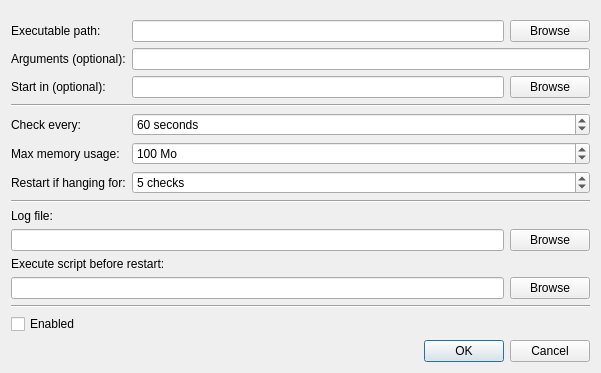
<?xml version="1.0" encoding="UTF-8"?>
<ui version="4.0">
 <class>EditProgramDialog</class>
 <widget class="QDialog" name="EditProgramDialog">
  <property name="geometry">
   <rect>
    <x>0</x>
    <y>0</y>
    <width>601</width>
    <height>372</height>
   </rect>
  </property>
  <property name="sizePolicy">
   <sizepolicy hsizetype="Fixed" vsizetype="Fixed">
    <horstretch>0</horstretch>
    <verstretch>0</verstretch>
   </sizepolicy>
  </property>
  <property name="windowTitle">
   <string>Edit program</string>
  </property>
  <property name="windowIcon">
   <iconset resource="../resources/resources.qrc">
    <normaloff>:/icon/FUP_icon_white.png</normaloff>:/icon/FUP_icon_white.png</iconset>
  </property>
  <layout class="QFormLayout" name="formLayout_3">
   <item row="0" column="0">
    <widget class="Line" name="line_3">
     <property name="orientation">
      <enum>Qt::Horizontal</enum>
     </property>
    </widget>
   </item>
   <item row="1" column="0">
    <widget class="QLabel" name="label_2">
     <property name="font">
      <font>
       <weight>50</weight>
       <bold>false</bold>
      </font>
     </property>
     <property name="text">
      <string>Executable path:</string>
     </property>
    </widget>
   </item>
   <item row="1" column="1">
    <layout class="QHBoxLayout" name="horizontalLayout_2">
     <item>
      <widget class="QLineEdit" name="txtExePath">
       <property name="font">
        <font>
         <weight>50</weight>
         <bold>false</bold>
        </font>
       </property>
      </widget>
     </item>
     <item>
      <widget class="QPushButton" name="cmdBrowseExePath">
       <property name="font">
        <font>
         <weight>50</weight>
         <bold>false</bold>
        </font>
       </property>
       <property name="text">
        <string>Browse</string>
       </property>
      </widget>
     </item>
    </layout>
   </item>
   <item row="2" column="0">
    <widget class="QLabel" name="label_3">
     <property name="font">
      <font>
       <weight>50</weight>
       <bold>false</bold>
      </font>
     </property>
     <property name="text">
      <string>Arguments (optional):</string>
     </property>
    </widget>
   </item>
   <item row="2" column="1">
    <widget class="QLineEdit" name="txtArguments">
     <property name="font">
      <font>
       <weight>50</weight>
       <bold>false</bold>
      </font>
     </property>
    </widget>
   </item>
   <item row="3" column="0">
    <widget class="QLabel" name="label_5">
     <property name="font">
      <font>
       <weight>50</weight>
       <bold>false</bold>
      </font>
     </property>
     <property name="text">
      <string>Start in (optional):</string>
     </property>
    </widget>
   </item>
   <item row="3" column="1">
    <layout class="QHBoxLayout" name="horizontalLayout_3">
     <item>
      <widget class="QLineEdit" name="txtStartIn">
       <property name="font">
        <font>
         <weight>50</weight>
         <bold>false</bold>
        </font>
       </property>
      </widget>
     </item>
     <item>
      <widget class="QPushButton" name="cmdBrowseStartIn">
       <property name="font">
        <font>
         <weight>50</weight>
         <bold>false</bold>
        </font>
       </property>
       <property name="text">
        <string>Browse</string>
       </property>
      </widget>
     </item>
    </layout>
   </item>
   <item row="5" column="0" colspan="2">
    <widget class="Line" name="line">
     <property name="orientation">
      <enum>Qt::Horizontal</enum>
     </property>
    </widget>
   </item>
   <item row="6" column="0">
    <widget class="QLabel" name="label">
     <property name="font">
      <font>
       <weight>50</weight>
       <bold>false</bold>
      </font>
     </property>
     <property name="text">
      <string>Check every:</string>
     </property>
    </widget>
   </item>
   <item row="6" column="1">
    <widget class="QSpinBox" name="txtCheckInterval">
     <property name="font">
      <font>
       <weight>50</weight>
       <bold>false</bold>
      </font>
     </property>
     <property name="suffix">
      <string> seconds</string>
     </property>
     <property name="minimum">
      <number>1</number>
     </property>
     <property name="maximum">
      <number>1000000000</number>
     </property>
     <property name="value">
      <number>60</number>
     </property>
    </widget>
   </item>
   <item row="7" column="0">
    <widget class="QLabel" name="label_4">
     <property name="font">
      <font>
       <weight>50</weight>
       <bold>false</bold>
      </font>
     </property>
     <property name="text">
      <string>Max memory usage:</string>
     </property>
    </widget>
   </item>
   <item row="7" column="1">
    <widget class="QSpinBox" name="txtMaxMemory">
     <property name="font">
      <font>
       <weight>50</weight>
       <bold>false</bold>
      </font>
     </property>
     <property name="suffix">
      <string> Mo</string>
     </property>
     <property name="prefix">
      <string/>
     </property>
     <property name="minimum">
      <number>5</number>
     </property>
     <property name="maximum">
      <number>1000000000</number>
     </property>
     <property name="value">
      <number>100</number>
     </property>
    </widget>
   </item>
   <item row="9" column="0" colspan="2">
    <widget class="Line" name="line_2">
     <property name="orientation">
      <enum>Qt::Horizontal</enum>
     </property>
    </widget>
   </item>
   <item row="10" column="0" colspan="2">
    <widget class="QLabel" name="label_12">
     <property name="text">
      <string>Log file:</string>
     </property>
    </widget>
   </item>
   <item row="11" column="0" colspan="2">
    <layout class="QHBoxLayout" name="horizontalLayout_8">
     <property name="rightMargin">
      <number>0</number>
     </property>
     <property name="bottomMargin">
      <number>0</number>
     </property>
     <item>
      <widget class="QLineEdit" name="txtLogFile"/>
     </item>
     <item>
      <widget class="QPushButton" name="cmdBrowseLogFile">
       <property name="font">
        <font>
         <weight>50</weight>
         <bold>false</bold>
        </font>
       </property>
       <property name="text">
        <string>Browse</string>
       </property>
      </widget>
     </item>
    </layout>
   </item>
   <item row="12" column="0" colspan="2">
    <widget class="QLabel" name="label_11">
     <property name="text">
      <string>Execute script before restart:</string>
     </property>
    </widget>
   </item>
   <item row="13" column="0" colspan="2">
    <layout class="QHBoxLayout" name="horizontalLayout_7">
     <property name="rightMargin">
      <number>0</number>
     </property>
     <property name="bottomMargin">
      <number>0</number>
     </property>
     <item>
      <widget class="QLineEdit" name="txtScriptBeforeRestartPath"/>
     </item>
     <item>
      <widget class="QPushButton" name="cmdBrowseScriptBeforeRestart">
       <property name="font">
        <font>
         <weight>50</weight>
         <bold>false</bold>
        </font>
       </property>
       <property name="text">
        <string>Browse</string>
       </property>
      </widget>
     </item>
    </layout>
   </item>
   <item row="15" column="0" colspan="2">
    <widget class="QCheckBox" name="chkEnabled">
     <property name="font">
      <font>
       <weight>50</weight>
       <bold>false</bold>
      </font>
     </property>
     <property name="text">
      <string>Enabled</string>
     </property>
    </widget>
   </item>
   <item row="16" column="0" colspan="2">
    <widget class="QDialogButtonBox" name="buttonBox">
     <property name="orientation">
      <enum>Qt::Horizontal</enum>
     </property>
     <property name="standardButtons">
      <set>QDialogButtonBox::Cancel|QDialogButtonBox::Ok</set>
     </property>
    </widget>
   </item>
   <item row="14" column="0" colspan="2">
    <widget class="Line" name="line_4">
     <property name="minimumSize">
      <size>
       <width>0</width>
       <height>0</height>
      </size>
     </property>
     <property name="orientation">
      <enum>Qt::Horizontal</enum>
     </property>
    </widget>
   </item>
   <item row="8" column="0">
    <widget class="QLabel" name="label_6">
     <property name="text">
      <string>Restart if hanging for:</string>
     </property>
    </widget>
   </item>
   <item row="8" column="1">
    <widget class="QSpinBox" name="txtMaxHangingCount">
     <property name="font">
      <font>
       <weight>50</weight>
       <bold>false</bold>
      </font>
     </property>
     <property name="suffix">
      <string> checks</string>
     </property>
     <property name="minimum">
      <number>1</number>
     </property>
     <property name="maximum">
      <number>1000000000</number>
     </property>
     <property name="value">
      <number>5</number>
     </property>
    </widget>
   </item>
  </layout>
 </widget>
 <resources>
  <include location="../resources/resources.qrc"/>
 </resources>
 <connections>
  <connection>
   <sender>buttonBox</sender>
   <signal>accepted()</signal>
   <receiver>EditProgramDialog</receiver>
   <slot>accept()</slot>
   <hints>
    <hint type="sourcelabel">
     <x>248</x>
     <y>254</y>
    </hint>
    <hint type="destinationlabel">
     <x>157</x>
     <y>274</y>
    </hint>
   </hints>
  </connection>
  <connection>
   <sender>buttonBox</sender>
   <signal>rejected()</signal>
   <receiver>EditProgramDialog</receiver>
   <slot>reject()</slot>
   <hints>
    <hint type="sourcelabel">
     <x>316</x>
     <y>260</y>
    </hint>
    <hint type="destinationlabel">
     <x>286</x>
     <y>274</y>
    </hint>
   </hints>
  </connection>
 </connections>
</ui>
